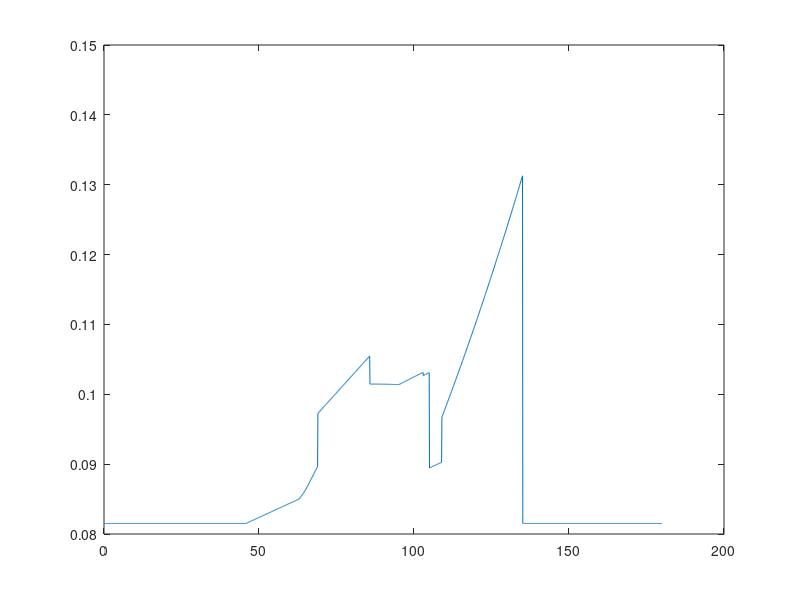

Recreate this plot in MATLAB.
%generates a random mission profile, staying at a random height for a
%random duration for a given amount of time

clear 
clc

altitudes = zeros(2,1800); %change the latter to change the duration of the mission, altitude commands are in .1 second intervals.

rand_scale  = 1.1; %scale-down to ensure that the ramps don't exceed max height
rand_length = 400; %length of random ramps

alt_change_probability = 1500; %1/probability of a step altitue change - higher = less of a chance

rigHeight = 1.7; %test rig height
rigHeight = rigHeight/rand_scale; %; implementing the scaling 


alt0 = rand*rigHeight;
oldAlt = alt0;

for i =1:length(altitudes) %180 second mission with a new altitude command every .1s
    
    altitudes(1,i) = i/10; %timestep of 0.1s
    
    num = randi([1 1500]);
    if num == 2
        newAlt = rand*1.4;
        oldAlt = newAlt;
        altitudes(2,i) = newAlt;
    else
        altitudes(2,i) = oldAlt;
    end
end

random_ramps_up   = linspace(1,1.1,rand_length);
random_ramps_down = linspace(1.1,1,rand_length);


random_set = ones(1,length(altitudes));


for i = 1:5 %change the max index if you want more ramps and vice versa
    seed = randi([0 length(altitudes)-rand_length]); %random number between 0 and end of array - length of ramp imputs
    if randi([1 2]) == 1 %equal probability of generating an up or a down ramp
        random_set(seed:seed+rand_length-1) = random_ramps_up;
    else
        random_set(seed:seed+rand_length-1) = random_ramps_down;
    end
    altitudes(2,:) = random_set.*altitudes(2,:); %multiplies random ramps with the previously generated steps to create a convincing mission profile
end

plot(altitudes(1,:), altitudes(2,:))
        
save('advanced_missionProfile.mat','altitudes')

%timeSeries = timeseries(altitudes(:,2),altitudes(:,1));
    